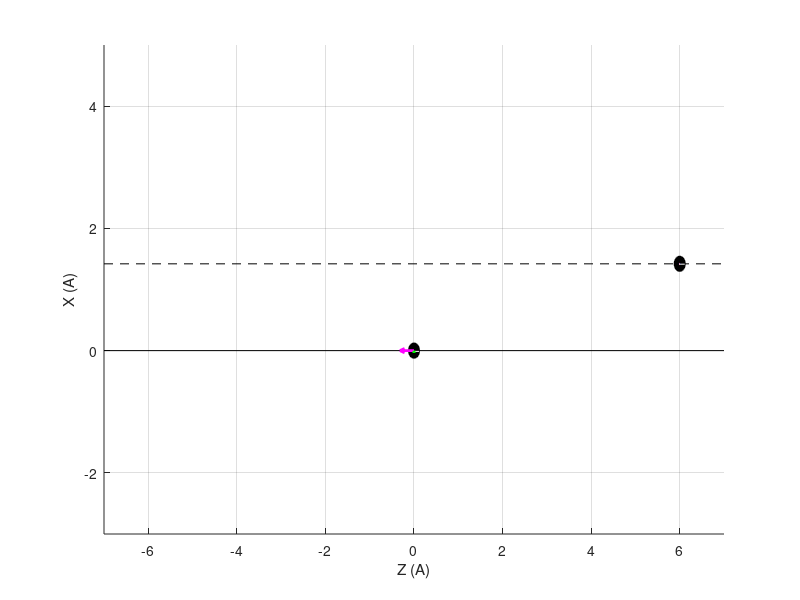

MATLAB code to generate this figure: (Note: this script raises an error after producing the figure.)
function plotF()
    f=fopen('t.txt','r');
    data=fscanf(f,'%f %f %f %f %f %f %f %f %f',[9,inf]); 
    figure; 
    
    for i=1:200:24000
        x1=data(2,i);z1=data(3,i);
        x2=data(4,i);z2=data(5,i);
        fx1=data(6,i)/20;fz1=data(7,i)/20;
        fx2=data(8,i)/20;fz2=data(9,i)/20;
        FX1=data(6,1:i)/20;FZ1=data(7,1:i)/20;
        FX2=data(8,1:i)/20;FZ2=data(9,1:i)/20;
        Z=data(5,1:i);
        hold on;axis([-7 7 -3 5]);grid on;
        xlabel('Z (A)');ylabel('X (A)');
        set(gcf,'Position',[0,0,600,350],'color','w');
        
        plot([-7,7],[0,0],'k-');
        plot([-7,7],[1.42,1.42],'k--')
        plot(Z,FZ2,'r-','linewidth',3);plot(Z,FX2,'b-','linewidth',3);
        rectangle('Position',[z2-0.125,x2-0.125,0.25,0.25],'Curvature',[1,1],'FaceColor','k','EdgeColor','k');
        rectangle('Position',[z1-0.125,x1-0.125,0.25,0.25],'Curvature',[1,1],'FaceColor','k','EdgeColor','k');
        quiver(z2,x2,fz2,0,'r-','linewidth',2);quiver(z2,x2,0,fx2,'b-','linewidth',2);
        quiver(z1,x1,fz1,0,'m-','linewidth',2);quiver(z1,x1,0,fx1,'g-','linewidth',2);

        %pause(0.01);
        if i>23800
            break;
        end
        
        frame=getframe(1);
        im=frame2im(frame);
        [imind,cm]=rgb2ind(im,256);
        if i==1
            imwrite(imind,'force.gif','gif','Loopcount',inf,'Delaytime',0.01);
        else
            imwrite(imind,cm,'force.gif','gif','WriteMode','append');
        end
        hold off;plot(1,1);
    end
end